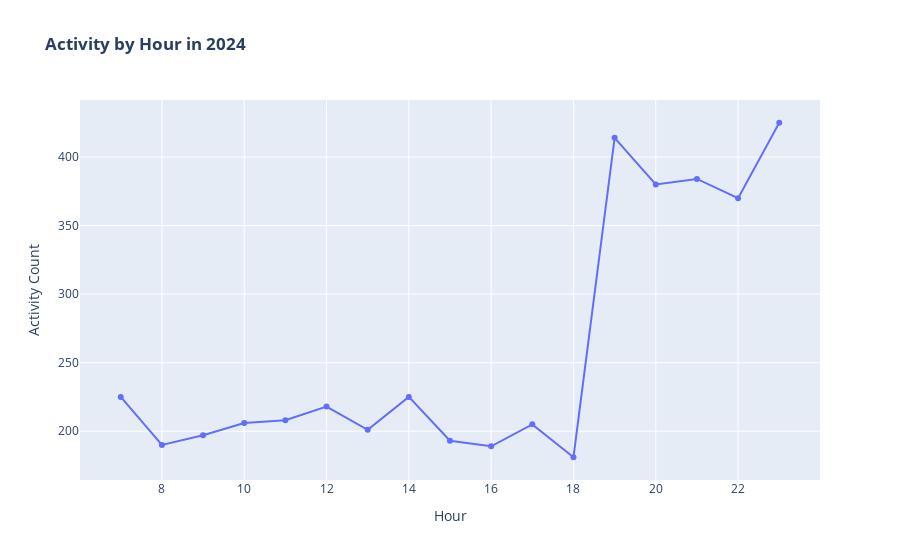

The notebook cell saved with this chart:
### Code cell
fig4 = go.Figure(go.Scatter(x=df_daily_active['Hour'],
                            y=df_daily_active['Sessions'],
                            mode='lines+markers',
                            showlegend=False))
fig4.update_layout(title_text='<b>Activity by Hour in 2024</b>')
fig4.update_xaxes(title_text='Hour')
fig4.update_yaxes(title_text='Activity Count')
fig4.show()

### Figure 1 — Plotly figure (JSON) as saved in the notebook; plotly's stock layout.template omitted (floating-point values rounded to 4 significant figures)
{"data": [{"mode": "lines+markers", "showlegend": false, "type": "scatter", "x": [7, 8, 9, 10, 11, 12, 13, 14, 15, 16, 17, 18, 19, 20, 21, 22, 23], "y": [225, 190, 197, 206, 208, 218, 201, 225, 193, 189, 205, 181, 414, 380, 384, 370, 425]}], "layout": {"title": {"text": "<b>Activity by Hour in 2024</b>"}, "xaxis": {"title": {"text": "Hour"}}, "yaxis": {"title": {"text": "Activity Count"}}}}
